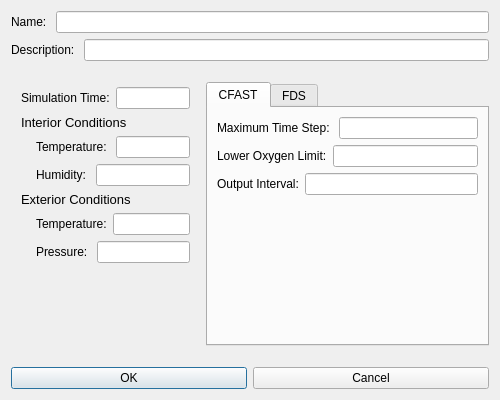
<?xml version="1.0" encoding="UTF-8"?>
<ui version="4.0">
 <class>FDYNSimulateScenarioDialog</class>
 <widget class="QDialog" name="FDYNSimulateScenarioDialog">
  <property name="geometry">
   <rect>
    <x>0</x>
    <y>0</y>
    <width>500</width>
    <height>400</height>
   </rect>
  </property>
  <property name="sizePolicy">
   <sizepolicy hsizetype="Fixed" vsizetype="Fixed">
    <horstretch>0</horstretch>
    <verstretch>0</verstretch>
   </sizepolicy>
  </property>
  <property name="minimumSize">
   <size>
    <width>500</width>
    <height>400</height>
   </size>
  </property>
  <property name="windowTitle">
   <string>Simulate Scenario</string>
  </property>
  <layout class="QVBoxLayout" name="verticalLayout" stretch="0,0,1,0">
   <item>
    <layout class="QHBoxLayout" name="horizontalLayout">
     <property name="sizeConstraint">
      <enum>QLayout::SetDefaultConstraint</enum>
     </property>
     <item>
      <widget class="QLabel" name="label">
       <property name="text">
        <string>Name: </string>
       </property>
      </widget>
     </item>
     <item>
      <widget class="QLineEdit" name="lineName"/>
     </item>
    </layout>
   </item>
   <item>
    <layout class="QHBoxLayout" name="horizontalLayout_2">
     <item>
      <widget class="QLabel" name="label_2">
       <property name="text">
        <string>Description: </string>
       </property>
      </widget>
     </item>
     <item>
      <widget class="QLineEdit" name="lineDescription"/>
     </item>
    </layout>
   </item>
   <item>
    <layout class="QHBoxLayout" name="horizontalLayout_3" stretch="2,3">
     <property name="topMargin">
      <number>15</number>
     </property>
     <property name="bottomMargin">
      <number>15</number>
     </property>
     <item>
      <layout class="QVBoxLayout" name="verticalLayout_2">
       <property name="leftMargin">
        <number>10</number>
       </property>
       <property name="topMargin">
        <number>5</number>
       </property>
       <property name="rightMargin">
        <number>10</number>
       </property>
       <item>
        <layout class="QHBoxLayout" name="horizontalLayout_5">
         <item>
          <widget class="QLabel" name="label_3">
           <property name="text">
            <string>Simulation Time:</string>
           </property>
          </widget>
         </item>
         <item>
          <widget class="QLineEdit" name="lineSimTime"/>
         </item>
        </layout>
       </item>
       <item>
        <widget class="QLabel" name="label_4">
         <property name="font">
          <font>
           <pointsize>10</pointsize>
          </font>
         </property>
         <property name="text">
          <string>Interior Conditions</string>
         </property>
         <property name="margin">
          <number>0</number>
         </property>
        </widget>
       </item>
       <item>
        <layout class="QHBoxLayout" name="horizontalLayout_6">
         <property name="leftMargin">
          <number>15</number>
         </property>
         <item>
          <widget class="QLabel" name="label_5">
           <property name="text">
            <string>Temperature: </string>
           </property>
          </widget>
         </item>
         <item>
          <widget class="QLineEdit" name="lineIntTemperature"/>
         </item>
        </layout>
       </item>
       <item>
        <layout class="QHBoxLayout" name="horizontalLayout_7">
         <property name="leftMargin">
          <number>15</number>
         </property>
         <item>
          <widget class="QLabel" name="label_6">
           <property name="text">
            <string>Humidity: </string>
           </property>
          </widget>
         </item>
         <item>
          <widget class="QLineEdit" name="lineHumidity"/>
         </item>
        </layout>
       </item>
       <item>
        <widget class="QLabel" name="label_7">
         <property name="font">
          <font>
           <pointsize>10</pointsize>
          </font>
         </property>
         <property name="text">
          <string>Exterior Conditions</string>
         </property>
        </widget>
       </item>
       <item>
        <layout class="QHBoxLayout" name="horizontalLayout_9">
         <property name="leftMargin">
          <number>15</number>
         </property>
         <item>
          <widget class="QLabel" name="label_8">
           <property name="text">
            <string>Temperature:</string>
           </property>
          </widget>
         </item>
         <item>
          <widget class="QLineEdit" name="lineExtTemperature"/>
         </item>
        </layout>
       </item>
       <item>
        <layout class="QHBoxLayout" name="horizontalLayout_10">
         <property name="leftMargin">
          <number>15</number>
         </property>
         <item>
          <widget class="QLabel" name="label_9">
           <property name="text">
            <string>Pressure: </string>
           </property>
          </widget>
         </item>
         <item>
          <widget class="QLineEdit" name="linePressure"/>
         </item>
        </layout>
       </item>
       <item>
        <spacer name="verticalSpacer">
         <property name="orientation">
          <enum>Qt::Vertical</enum>
         </property>
         <property name="sizeHint" stdset="0">
          <size>
           <width>20</width>
           <height>40</height>
          </size>
         </property>
        </spacer>
       </item>
      </layout>
     </item>
     <item>
      <layout class="QVBoxLayout" name="verticalLayout_3">
       <item>
        <widget class="QTabWidget" name="tabWidget">
         <property name="currentIndex">
          <number>0</number>
         </property>
         <widget class="QWidget" name="tab">
          <attribute name="title">
           <string>CFAST</string>
          </attribute>
          <layout class="QVBoxLayout" name="verticalLayout_4">
           <item>
            <layout class="QHBoxLayout" name="horizontalLayout_11">
             <item>
              <widget class="QLabel" name="label_10">
               <property name="text">
                <string>Maximum Time Step: </string>
               </property>
              </widget>
             </item>
             <item>
              <widget class="QLineEdit" name="lineMaxTimeStep"/>
             </item>
            </layout>
           </item>
           <item>
            <layout class="QHBoxLayout" name="horizontalLayout_12">
             <item>
              <widget class="QLabel" name="label_11">
               <property name="text">
                <string>Lower Oxygen Limit:</string>
               </property>
              </widget>
             </item>
             <item>
              <widget class="QLineEdit" name="lineLowerOxyLimit"/>
             </item>
            </layout>
           </item>
		   
		   <item>
            <layout class="QHBoxLayout" name="horizontalLayout_14">
             <item>
              <widget class="QLabel" name="label_14">
               <property name="text">
                <string>Output Interval:</string>
               </property>
              </widget>
             </item>
             <item>
              <widget class="QLineEdit" name="lineOutputInterval"/>
             </item>
            </layout>
           </item>
		   
           <item>
            <spacer name="verticalSpacer_2">
             <property name="orientation">
              <enum>Qt::Vertical</enum>
             </property>
             <property name="sizeHint" stdset="0">
              <size>
               <width>20</width>
               <height>40</height>
              </size>
             </property>
            </spacer>
           </item>
          </layout>
         </widget>
         <widget class="QWidget" name="tab_2">
          <attribute name="title">
           <string>FDS</string>
          </attribute>
         </widget>
        </widget>
       </item>
      </layout>
     </item>
    </layout>
   </item>
   <item>
    <layout class="QHBoxLayout" name="horizontalLayout_4">
     <item>
      <widget class="QPushButton" name="btnRun">
       <property name="text">
        <string>OK</string>
       </property>
       <property name="default">
        <bool>true</bool>
       </property>
      </widget>
     </item>
     <item>
      <widget class="QPushButton" name="btnCancel">
       <property name="text">
        <string>Cancel</string>
       </property>
      </widget>
     </item>
    </layout>
   </item>
  </layout>
 </widget>
 <resources/>
 <connections/>
</ui>
